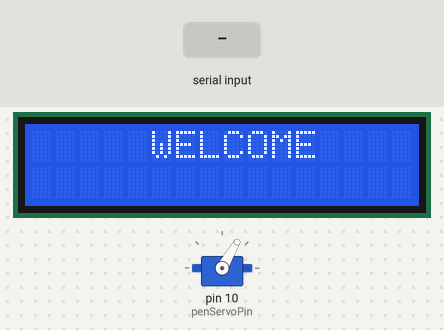
Bench run of a sketch on a simulated Arduino Uno, built with avr-gcc and run on an emulated ATmega328P. Shown: 16×2 character LCD, servo. The inputs (shaded band) are chosen by the test bench. What the sketch prints to the serial monitor is not drawn.

Above: at 0.1 s.
2.4 s: "U90\n" received over Serial
At 3.6 s:
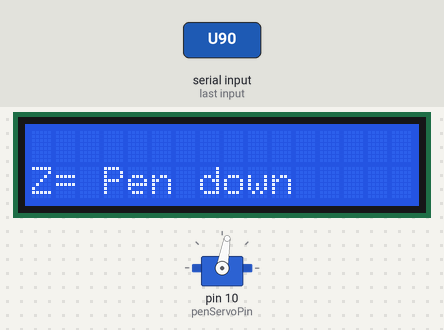
3.9 s: "D90\n" received over Serial
At 4.9 s:
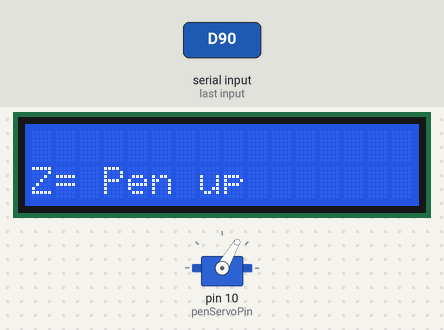
5.4 s: "G\n" received over Serial
At 6.6 s:
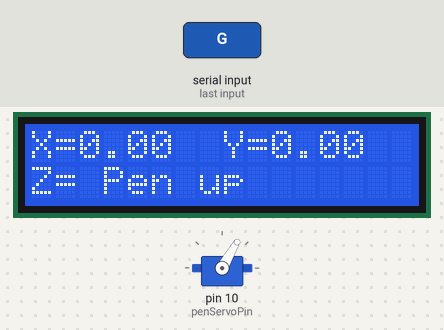
6.9 s: "U/45\n" received over Serial
At 7.2 s:
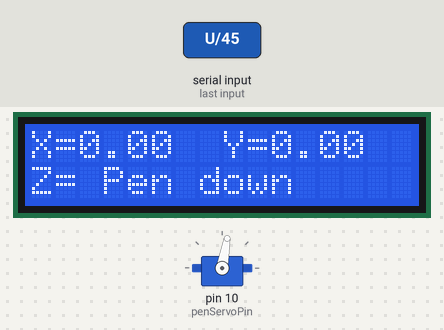
8.4 s: "D/45\n" received over Serial
At 8.41 s:
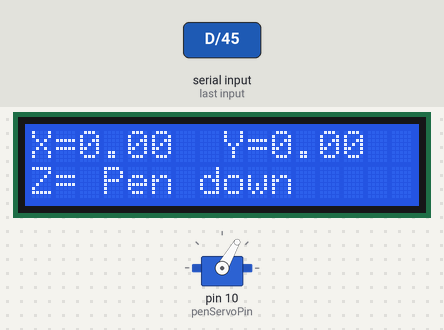
9.9 s: "U\n" received over Serial
At 9.91 s:
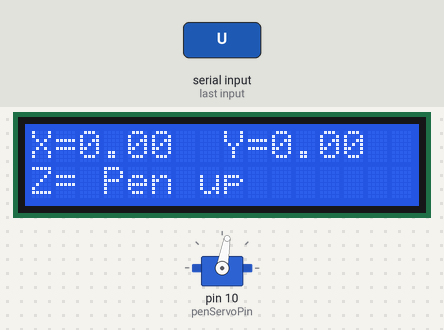
Timing chart, 0 to 12.4 s (numbered marks = the images above; inputs shaded):
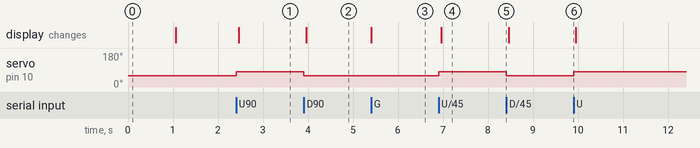

Measured:
- after the input at 2.4 s, servo on pin 10 (penServoPin): 60° → 80° at once; the display: changes after 0.06 s (image 1)
- after the input at 3.9 s, servo on pin 10 (penServoPin): 80° → 60° at once; the display: changes after 0.06 s (image 2)
- after the input at 5.4 s, the display: changes at once (image 3)
- after the input at 6.9 s, servo on pin 10 (penServoPin): 60° → 80° at once; the display: changes after 0.06 s (image 4)
- after the input at 8.4 s, servo on pin 10 (penServoPin): 80° → 60° at once
- after the input at 9.9 s, servo on pin 10 (penServoPin): 60° → 80° at once

The sketch:

Arduino_CNC_Plotter.ino
```cpp
#include <Servo.h>
#include <Stepper.h>
#include <LiquidCrystal.h>
LiquidCrystal lcd(A0, A1, A2, A3, A4, A5);
#define LINE_BUFFER_LENGTH 512

// Servo position for Up and Down
const int penZUp = 60;
const int penZDown = 80;

// Servo on PWM pin 6
const int penServoPin = 10;

// Should be right for DVD steppers, but is not too important here
const int stepsPerRevolution = 50;

// create servo object to control a servo
Servo penServo;

// Initialize steppers for X- and Y-axis using this Arduino pins for the L293D H-bridge
Stepper myStepperX(stepsPerRevolution, 2,3,4,5);
Stepper myStepperY(stepsPerRevolution, 9,8,7,6);

/* Structures, global variables    */
struct point {
  float x;
  float y;
  float z;
};

// Current position of plothead
struct point actuatorPos;

//  Drawing settings, should be OK
float StepInc = 1;
int StepDelay = 0;
int LineDelay = 50;
int penDelay = 50;

// Motor steps to go 1 millimeter.
// Use test sketch to go 100 steps. Measure the length of line.
// Calculate steps per mm. Enter here.
float StepsPerMillimeterX = 6.0;
float StepsPerMillimeterY = 6.0;

// Drawing robot limits, in mm
// OK to start with. Could go up to 50 mm if calibrated well.
float Xmin = 0;
float Xmax = 300;
float Ymin = 0;
float Ymax = 300;
float Zmin = 0;
float Zmax = 1;

float Xpos = Xmin;
float Ypos = Ymin;
float Zpos = Zmax;

// Set to true to get debug output.
boolean verbose = false;

//  Needs to interpret
//  G1 for moving
//  G4 P300 (wait 150ms)
//  M300 S30 (pen down)
//  M300 S50 (pen up)
//  Discard anything with a (
//  Discard any other command!

/**********************
 * void setup() - Initialisations
 ***********************/
void setup() {//Setup
Serial.begin( 9600 );
lcd.begin(16, 2);
lcd.clear();
lcd.setCursor(5,0);
lcd.print("WELCOME");
penServo.attach(penServoPin);
penServo.write(penZUp);
delay(1000);
lcd.clear();

// Decrease if necessary
myStepperX.setSpeed(250);
myStepperY.setSpeed(250);

Serial.println("Mini CNC Plotter alive and kicking!");
Serial.print("X range is from ");
Serial.print(Xmin);
Serial.print(" to ");
Serial.print(Xmax);
Serial.println(" mm.");
Serial.print("Y range is from ");
Serial.print(Ymin);
Serial.print(" to ");
Serial.print(Ymax);
Serial.println(" mm.");
}

/**********************
 * void loop() - Main loop
 ***********************/
void loop()
{
  delay(200);
  char line[ LINE_BUFFER_LENGTH ];
  char c;
  int lineIndex;
  bool lineIsComment, lineSemiColon;

  lineIndex = 0;
  lineSemiColon = false;
  lineIsComment = false;

  while (1) {

    // Serial reception - Mostly from Grbl, added semicolon support
    while ( Serial.available()>0 ) {
      c = Serial.read();
      if (( c == '\n') || (c == '\r') ) {             // End of line reached
        if ( lineIndex > 0 ) {                        // Line is complete. Then execute!
          line[ lineIndex ] = '\0';                   // Terminate string
          if (verbose) {
            Serial.print( "Received : ");
            Serial.println( line );
          }
          processIncomingLine( line, lineIndex );
          lineIndex = 0;
        }
        else {
          // Empty or comment line. Skip block.
        }
        lineIsComment = false;
        lineSemiColon = false;
        Serial.println("ok");
      }
      else {
        if ( (lineIsComment) || (lineSemiColon) ) {   // Throw away all comment characters
          if ( c == ')' )  lineIsComment = false;     // End of comment. Resume line.
        }
        else {
          if ( c <= ' ' ) {                           // Throw away whitepace and control characters
          }
          else if ( c == '/' ) {                    // Block delete not supported. Ignore character.
          }
          else if ( c == '(' ) {                    // Enable comments flag and ignore all characters until ')' or EOL.
            lineIsComment = true;
          }
          else if ( c == ';' ) {
            lineSemiColon = true;
          }
          else if ( lineIndex >= LINE_BUFFER_LENGTH-1 ) {
            Serial.println( "ERROR - lineBuffer overflow" );
            lineIsComment = false;
            lineSemiColon = false;
          }
          else if ( c >= 'a' && c <= 'z' ) {        // Upcase lowercase
            line[ lineIndex++ ] = c-'a'+'A';
          }
          else {
            line[ lineIndex++ ] = c;
          }
        }
      }
    }
  }
}

void processIncomingLine( char* line, int charNB ) {
  int currentIndex = 0;
  char buffer[ 64 ];                                 // Hope that 64 is enough for 1 parameter
  struct point newPos;

  newPos.x = 0.0;
  newPos.y = 0.0;

  //  Needs to interpret
  //  G1 for moving
  //  G4 P300 (wait 150ms)
  //  G1 X60 Y30
  //  G1 X30 Y50
  //  M300 S30 (pen down)
  //  M300 S50 (pen up)
  //  Discard anything with a (
  //  Discard any other command!

  while( currentIndex < charNB ) {
    switch ( line[ currentIndex++ ] ) {              // Select command, if any
    case 'U':
   penDown();
      break;
    case 'D':
           penUp();
      break;
    case 'G':
      buffer[0] = line[ currentIndex++ ];          // /!\ Dirty - Only works with 2 digit commands
      //      buffer[1] = line[ currentIndex++ ];
      //      buffer[2] = '\0';
      buffer[1] = '\0';

      switch ( atoi( buffer ) ){                   // Select G command
      case 0:                                   // G00 & G01 - Movement or fast movement. Same here
      case 1:
        // /!\ Dirty - Suppose that X is before Y
        char* indexX = strchr( line+currentIndex, 'X' );  // Get X/Y position in the string (if any)
        char* indexY = strchr( line+currentIndex, 'Y' );
        if ( indexY <= 0 ) {
          newPos.x = atof( indexX + 1);
          newPos.y = actuatorPos.y;
        }
        else if ( indexX <= 0 ) {
          newPos.y = atof( indexY + 1);
          newPos.x = actuatorPos.x;
        }
        else {
          newPos.y = atof( indexY + 1);
          indexY = '\0';
          newPos.x = atof( indexX + 1);
        }
        drawLine(newPos.x, newPos.y );
        //        Serial.println("ok");
        actuatorPos.x = newPos.x;
        actuatorPos.y = newPos.y;
        break;
      }
      break;
    case 'M':
      buffer[0] = line[ currentIndex++ ];        // /!\ Dirty - Only works with 3 digit commands
      buffer[1] = line[ currentIndex++ ];
      buffer[2] = line[ currentIndex++ ];
      buffer[3] = '\0';
      switch ( atoi( buffer ) ){
      case 300:
        {
          char* indexS = strchr( line+currentIndex, 'S' );
          float Spos = atof( indexS + 1);
          //          Serial.println("ok");
          if (Spos == 30) {
            penDown();
          }
          if (Spos == 50) {
            penUp();
          }
          break;
        }
      case 114:                                // M114 - Repport position
        Serial.print( "Absolute position : X = " );
        Serial.print( actuatorPos.x );
        Serial.print( "  -  Y = " );
        Serial.println( actuatorPos.y );
        break;
      default:
        Serial.print( "Command not recognized : M");
        Serial.println( buffer );
      }
    }
  }


}


/*********************************
 * Draw a line from (x0;y0) to (x1;y1).
 * Bresenham algo from https://www.marginallyclever.com/blog/2013/08/how-to-build-an-2-axis-arduino-cnc-gcode-interpreter/
 * int (x1;y1) : Starting coordinates
 * int (x2;y2) : Ending coordinates
 **********************************/
void drawLine(float x1, float y1) {
lcd.setCursor(0,0);lcd.print("X=");lcd.print(x1);lcd.print("  ");
lcd.setCursor(8,0);lcd.print("Y=");lcd.print(y1);lcd.print("  ");

  if (verbose)
  {
    Serial.print("fx1, fy1: ");
    Serial.print(x1);
    Serial.print(",");
    Serial.print(y1);
    Serial.println("");
  }

  //  Bring instructions within limits
  if (x1 >= Xmax) {
    x1 = Xmax;
  }
  if (x1 <= Xmin) {
    x1 = Xmin;
  }
  if (y1 >= Ymax) {
    y1 = Ymax;
  }
  if (y1 <= Ymin) {
    y1 = Ymin;
  }


  if (verbose)
  {
    Serial.print("Xpos, Ypos: ");
    Serial.print(Xpos);
    Serial.print(",");
    Serial.print(Ypos);
    Serial.println("");
  }

  if (verbose)
  {
    Serial.print("x1, y1: ");
    Serial.print(x1);
    Serial.print(",");
    Serial.print(y1);
    Serial.println("");
  }

  //  Convert coordinates to steps
  x1 = (int)(x1*StepsPerMillimeterX);
  y1 = (int)(y1*StepsPerMillimeterY);
  float x0 = Xpos;
  float y0 = Ypos;

  //  Let's find out the change for the coordinates
  long dx = abs(x1-x0);
  long dy = abs(y1-y0);
  int sx = x0<x1 ? StepInc : -StepInc;
  int sy = y0<y1 ? StepInc : -StepInc;

  long i;
  long over = 0;

  if (dx > dy) {
    for (i=0; i<dx; ++i) {
      myStepperX.step(sx);
      over+=dy;
      if (over>=dx) {
        over-=dx;
        myStepperY.step(sy);
      }
      delay(StepDelay);
    }
  }
  else {
    for (i=0; i<dy; ++i) {
      myStepperY.step(sy);
      over+=dx;
      if (over>=dy) {
        over-=dy;
        myStepperX.step(sx);
      }
      delay(StepDelay);
    }
  }


  if (verbose)
  {
    Serial.print("dx, dy:");
    Serial.print(dx);
    Serial.print(",");
    Serial.print(dy);
    Serial.println("");
  }

  if (verbose)
  {
    Serial.print("Going to (");
    Serial.print(x0);
    Serial.print(",");
    Serial.print(y0);
    Serial.println(")");
  }

  //  Delay before any next lines are submitted
  delay(LineDelay);
  //  Update the positions
  Xpos = x1;
  Ypos = y1;
}

//  Raises pen
void penUp() {
  penServo.write(penZUp);
  delay(LineDelay);
  Zpos=Zmax;

  if (verbose) {
    Serial.println("Pen up!");
  }
  lcd.setCursor(0,1);
  lcd.print("Z= Pen up   ");
}

//  Lowers pen
void penDown() {
  penServo.write(penZDown);
  delay(LineDelay);
  Zpos=Zmin;
  if (verbose) {
    Serial.println("Pen down.");
  }
  lcd.setCursor(0,1);
  lcd.print("Z= Pen down  ");
}
```
